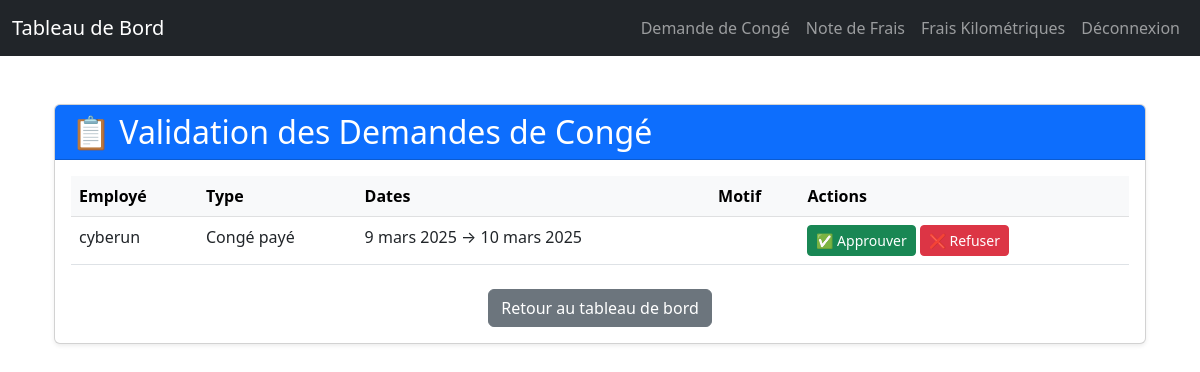
Page /manage-leaves/ (signed in) on the earlier database version.
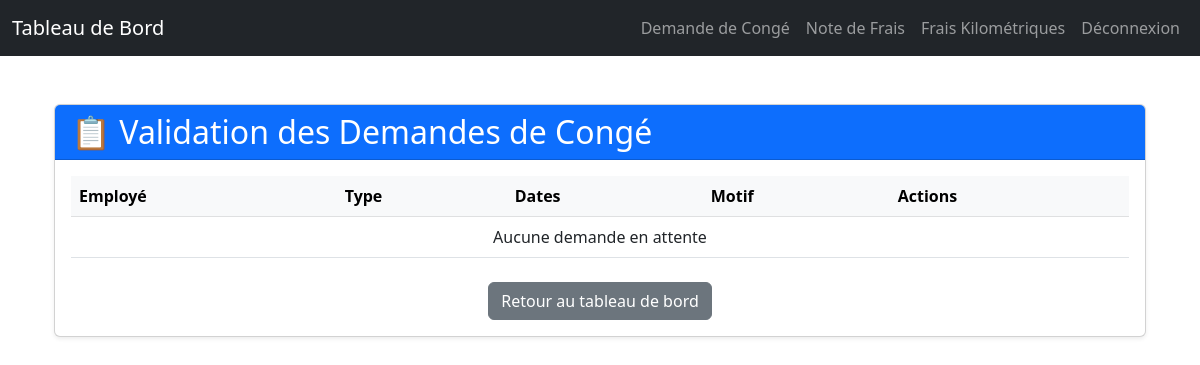
Same page on the later database version.
### rh_management/models.py (models this page shows, shortened)
class LeaveRequest(models.Model):
    user = models.ForeignKey(User, on_delete=models.CASCADE)
    leave_type = models.CharField(max_length=10, choices=LEAVE_TYPES, default='CP')  # ✅ Type de congé
    start_date = models.DateField()
    end_date = models.DateField()
    reason = models.TextField(blank=True, null=True)  # ✅ Commentaire optionnel
    status = models.CharField(max_length=10, choices=STATUS_CHOICES, default='pending')  # ✅ Correction
    created_at = models.DateTimeField(auto_now_add=True)

### rh_management/views.py (the view)
# urls.py: path("manage-leaves/", manage_leaves_view, name="manage_leaves"),  # Manage leaves
@login_required
@user_passes_test(is_hr)
def manage_leaves_view(request):
    pending_leaves = LeaveRequest.objects.filter(status='pending')
    return render(request, 'rh_management/manage_leaves.html', {'pending_leaves': pending_leaves})

### rh_management/views.py (called while the page is built)
def is_hr(user):
    return user.is_staff  # Seuls les RH peuvent approuver les congés
    return user.is_staff  # Seuls les RH peuvent approuver les congés

### templates/rh_management/manage_leaves.html
{% extends "base.html" %}
{% block content %}
<div class="container mt-5">
    <div class="card shadow-sm">
        <div class="card-header bg-primary text-white">
            <h2 class="mb-0">📋 Validation des Demandes de Congé</h2>
        </div>
        <div class="card-body">
            <table class="table table-hover">
                <thead class="table-light">
                    <tr>
                        <th>Employé</th>
                        <th>Type</th>
                        <th>Dates</th>
                        <th>Motif</th>
                        <th>Actions</th>
                    </tr>
                </thead>
                <tbody>
                    {% for leave in pending_leaves %}
                    <tr>
                        <td>{{ leave.user.username }}</td>
                        <td>{{ leave.get_leave_type_display }}</td>
                        <td>{{ leave.start_date }} → {{ leave.end_date }}</td>
                        <td>{{ leave.reason }}</td>
                        <td>
                            <a href="{% url 'approve_leave' leave.id %}" class="btn btn-success btn-sm">✅ Approuver</a>
                            <a href="{% url 'reject_leave' leave.id %}" class="btn btn-danger btn-sm">❌ Refuser</a>
                        </td>
                    </tr>
                    {% empty %}
                    <tr>
                        <td colspan="5" class="text-center">Aucune demande en attente</td>
                    </tr>
                    {% endfor %}
                </tbody>
            </table>
            <div class="text-center mt-4">
                <a href="{% url 'dashboard' %}" class="btn btn-secondary">Retour au tableau de bord</a>
            </div>
        </div>
    </div>
</div>
{% endblock %}

Differences in the rows shown:
no longer on this page (row edited): LeaveRequest: user.username "cyberun", leave_type "Congé payé", start_date "9 mars 2025", end_date "10 mars 2025"
Other differences:
text now shown: "Aucune demande en attente"
